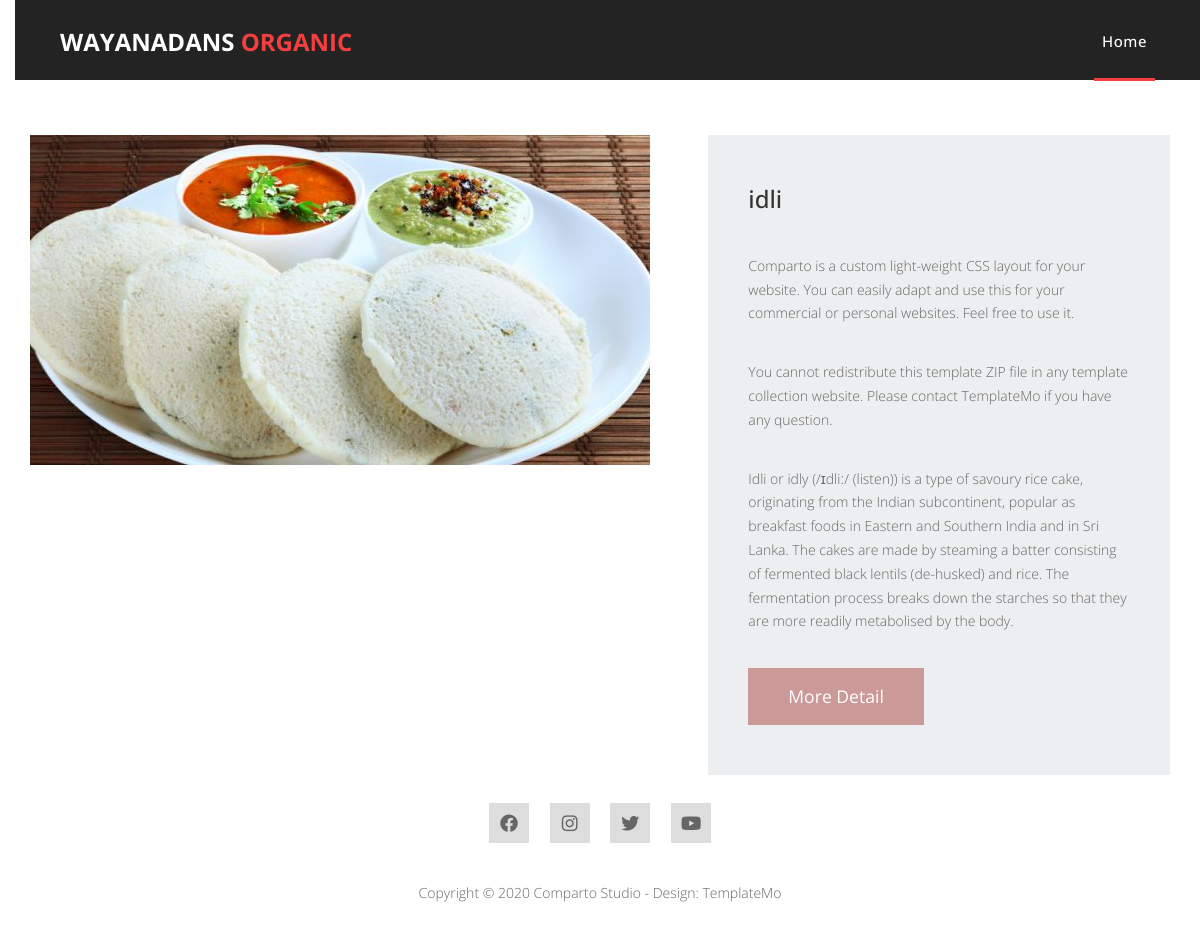
/1/, run on the app's committed database.
### shop/models.py (models this page shows, shortened)
class prod(models.Model):
    name = models.CharField(max_length=200,unique=True)
    slug = models.SlugField(max_length=200,unique=True)
    img= models.ImageField(upload_to='images')
    desc=models.TextField()
    stock=models.IntegerField()
    price=models.IntegerField()
    available=models.BooleanField()
    category=models.ForeignKey(categ,on_delete=models.CASCADE)

### shop/views.py (the view)
# urls.py: path('<int:pro_id>/',views.details,name='details'),
def details(request,pro_id):
    itm=prod.objects.get(id=pro_id)
    return render(request,'item.html',{'itm':itm})

### templates/item.html (shortened to what this page needs)
{% extends 'base.html' %}
{%load static%}
{% block content %}
<html lang="en">
<head>
    <link href="{% static 'itm/fontawesome/css/all.min.css' %}" rel="stylesheet" />
    <link href="{% static 'itm/css/templatemo-comparto.css' %}" rel="stylesheet" />
</head>
<body>
<br><br>
    <div class="container-fluid">
        <section class="tm-mb-1" id="about">
            <div class="tm-row tm-about-row">
                <div class="tm-section-1-l">
                    <img src="{{itm.img.url}}" alt="About image" class="tm-img-responsive">
                </div>
                <article class="tm-section-1-r tm-bg-color-8">
                    <h2 class="tm-mb-2 tm-title-color">{{itm.name}}</h2>
                    <p><a rel="nofollow" href="https://templatemo.com/tm-544-comparto" target="_parent">Comparto</a> is a custom light-weight CSS layout for your website. You can easily adapt and use this for your commercial or personal websites. Feel free to use it.</p>
                    <p>You cannot redistribute this template ZIP file in any template collection website. Please <a rel="nofollow" href="https://templatemo.com/contact" target="_parent">contact TemplateMo</a> if you have any question.</p>
                    <p>{{itm.desc}}</p>
                    <a href="#services" class="tm-btn tm-btn-1 tm-link-to-services">More Detail</a>
                </article>
            </div>
        </section>
        </div>
        <div class="tm-mb-4 text-center tm-social-s">
            <a href="https://fb.com/templatemo" class="tm-social-link"><i class="fab fa-facebook tm-social-icon"></i></a>
            <a href="https://instagram.com" class="tm-social-link"><i class="fab fa-instagram tm-social-icon"></i></a>
            <a href="https://twitter.com" class="tm-social-link"><i class="fab fa-twitter tm-social-icon"></i></a>
            <a href="https://youtube.com" class="tm-social-link"><i class="fab fa-youtube tm-social-icon"></i></a>
        </div>
        <footer class="text-center tm-mb-1">
            <p>Copyright &copy; 2020 Comparto Studio
            - Design: <a rel="nofollow noopener" href="https://templatemo.com" target="_blank">TemplateMo</a></p>
        </footer>
</body>
</html>
{% endblock %}

### static/hom/assets/css/templatemo-sixteen.css (style rules this page uses)
body { font-family: 'Poppins', sans-serif; overflow-x: hidden; text-rendering: optimizeLegibility; -webkit-font-smoothing: antialiased; -moz-osx-font-smoothing: grayscale; }
p { margin-bottom: 0px; font-size: 14px; font-weight: 300; color: #4a4a4a; line-height: 24px; }
a { text-decoration: none!important; }
h1,h2,h3,h4,h5,h6 { margin: 0px; }
footer { text-align: center; }

### static/itm/css/templatemo-comparto.css (style rules this page uses)
*, *::before, *::after { box-sizing: border-box; outline: none; }
ul, h1, h2, h3, h4, p, figure { padding: 0; margin: 0; }
body { font-family: 'Open Sans', Arial, sans-serif; font-size: 18px; overflow-x: hidden; padding-left: 15px; padding-right: 15px; margin: 0; }
h2 { font-size: 1.5rem; }
a { transition: all 0.3s ease; text-decoration: none; }
p { color: #666; line-height: 1.7; margin-bottom: 35px; }
h1, h2, h3, h4, h5, h6 { color: #333; }
.container-fluid { max-width: 1210px; margin-left: auto; margin-right: auto; }
.tm-mb-1 { margin-bottom: 20px; }
.tm-mb-2 { margin-bottom: 40px; }
.tm-mb-4 { margin-bottom: 30px; }
.tm-bg-color-8 { background-color: #EDEEEF; }
.text-center { text-align: center; }
.tm-img-responsive { max-width: 100%; height: auto; }
.tm-section-1-l { width: 57.85%; margin-right: 1.65%; }
.tm-section-1-r { padding: 50px 40px; width: 40.5%; }
.tm-row { display: flex; }
.tm-btn { display: inline-block; padding: 15px 40px; font-size: 1.1rem; border: none; background-color: #CC9999; color: white; }
a { color: #666; }
.tm-social-link { width: 40px; height: 40px; background-color: #DDD; display: inline-block; margin: 8px; }
.tm-social-icon { display: flex; align-items: center; justify-content: center; width: 100%; height: 100%; }

### data on the page
prod: img (picture), name "idli", desc "Idli or idly (/ɪdliː/ (listen)) is a type of savoury rice cake, originating from the Indian subcontinent, popular as breakfast foods in Eastern and Southern India and in Sri Lanka. The cakes are made by steaming a batter consisting of fermented black lentils (de-husked) and rice. The fermentation process breaks down the starches so that they are more readily metabolised by the body."
